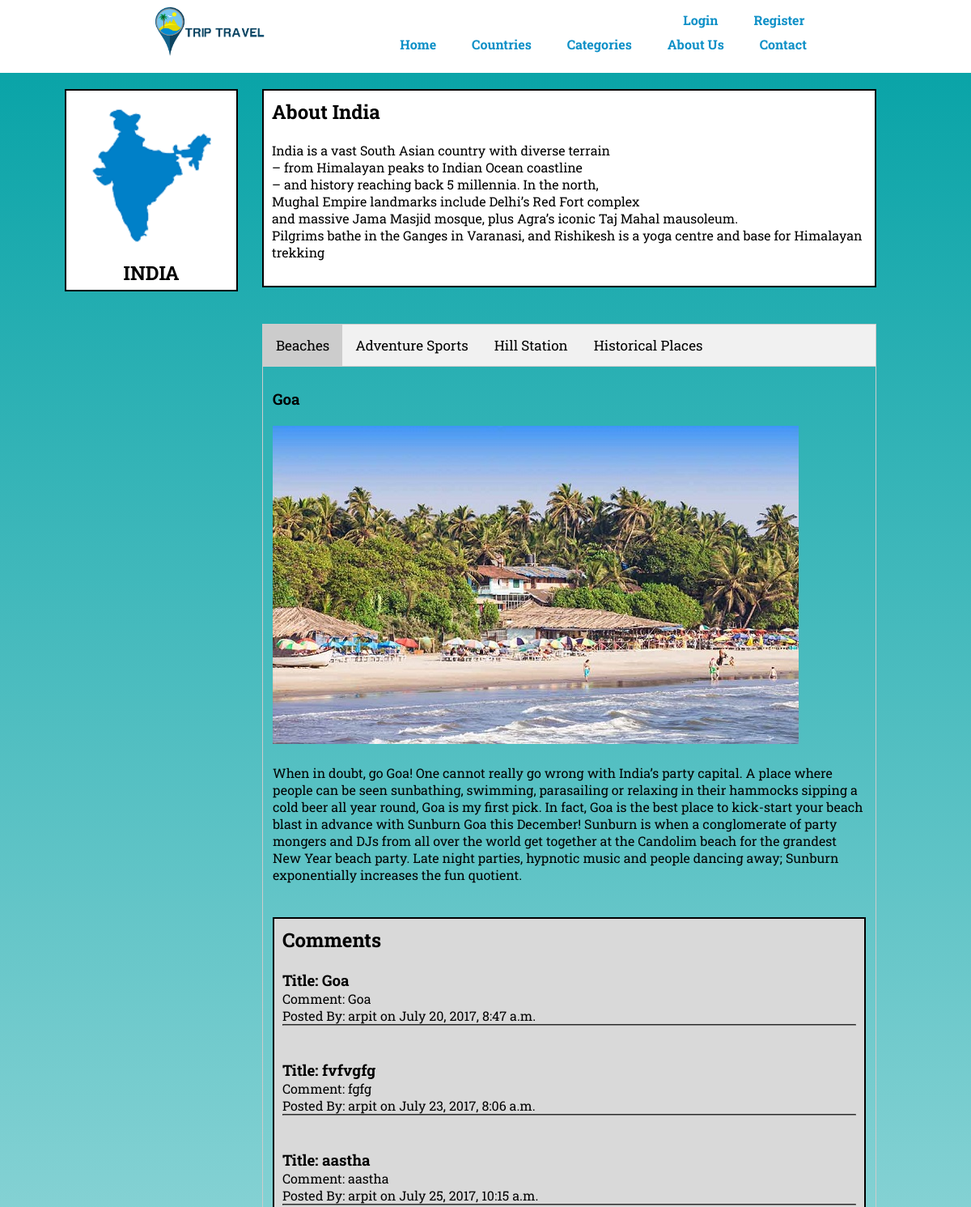
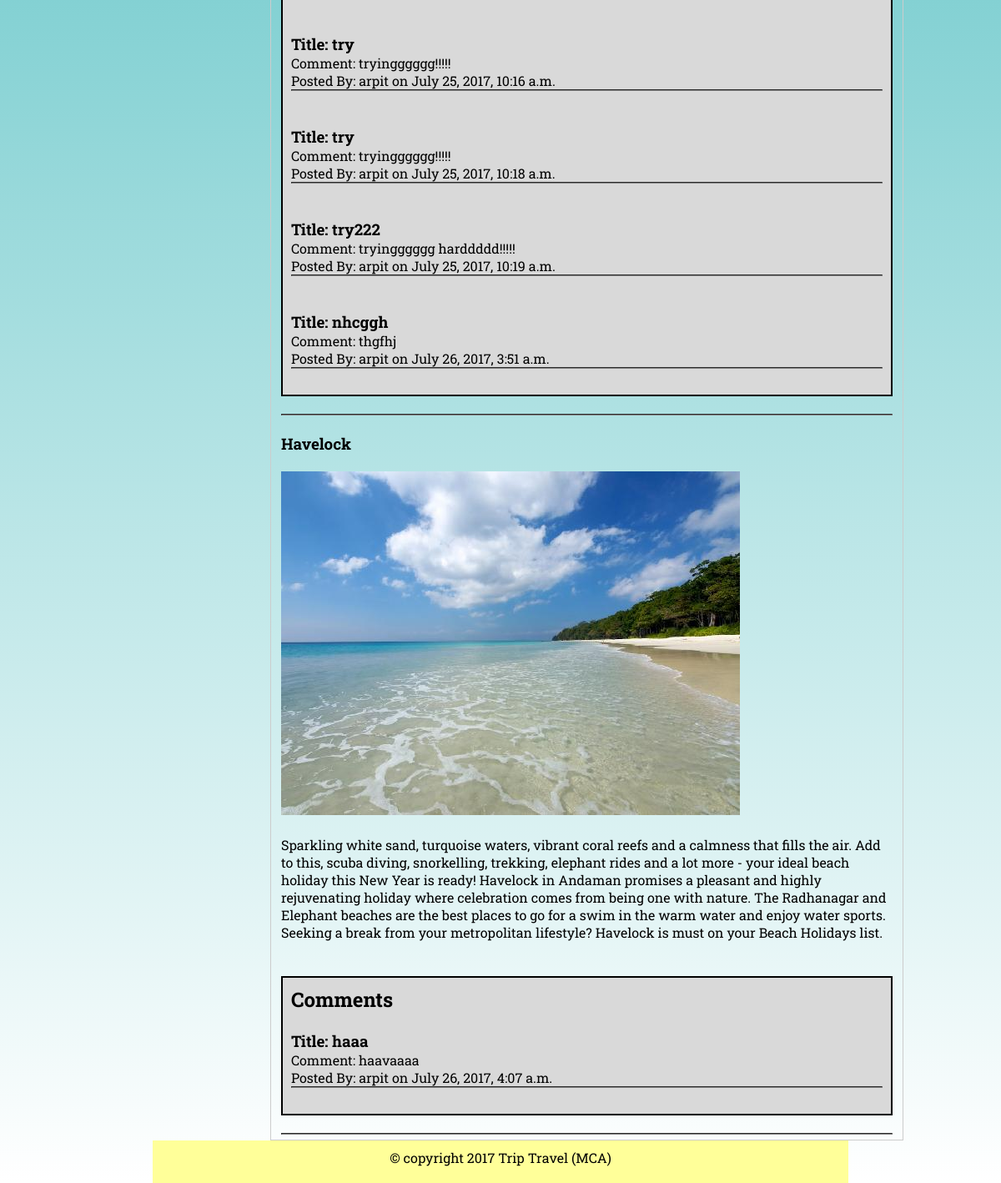
Screenshot of /home_page/india/ with the database file from the repository (2 pictures, top to bottom).
### home_page/models.py (models this page shows, shortened)
class Countries(models.Model):
    Id = models.CharField(primary_key=True,max_length=10)
    Name = models.CharField(max_length=50)
    Location = models.CharField(max_length=50)
    About = models.TextField()
    Image = models.ImageField(upload_to="Countries",blank=True,null=True)

class Cities(models.Model):
    Id = models.ForeignKey(Countries, related_name='cities')
    C_Id = models.CharField(primary_key=True,max_length=10)
    Name = models.CharField(max_length=50)
    Type = models.CharField(max_length=30)
    Best_time_to_visit = models.CharField(max_length=20)
    About = models.TextField()
    Image = models.ImageField(upload_to="Images",blank=True,null=True)

### comment/models.py (models this page shows, shortened)
class comment(models.Model):
    user = models.ForeignKey(User,blank=True,null=True)
    title=models.CharField(max_length=30)
    comment_box=models.TextField()
    city=models.ForeignKey(Cities,blank=True,null=True)
    date_created = models.DateTimeField(auto_now=True,blank=True,null=True)

### home_page/views.py (the view)
def india(request):
    h=Countries.objects.get(Id='C1')
    Bdata = Cities.objects.filter(Id='C1',Type="Beaches")
    Adata = Cities.objects.filter(Id='C1',Type="Adventure")
    Mdata = Cities.objects.filter(Id='C1',Type="Mountains")
    Hdata = Cities.objects.filter(Id='C1',Type="Historical")
    form=commentform()
    return render(request,"india.html",{'form':form,'Bdata':Bdata,'Adata':Adata,'Mdata':Mdata,'Hdata':Hdata, 'data':h})

### templates/india.html (shortened to what this page needs)
<!DOCTYPE html>
{% load staticfiles %}
<html>
<head>
	<link rel="stylesheet" type="text/css" href="{% static 'css/style.css' %}">
</head>
<body>
	<header class="hed">
		<div class="hed-div">
		<a href="index.html"><img src="{% static 'Images/travel.jpg' %}" alt="Logo" width="150px" class="hed-div-img"><a>
		<nav class="hed-nav">
			<div class="log-reg">
				<ul>
				{% if request.user.is_authenticated %}
				<li><a href="{% url 'logout' %}">Logout</a></li>
				{% else %}
				<li> <a href="{% url 'user_login' %}">Login</a> </li>
				{% endif %}
				<li> <a href="{% url 'register' %}">Register</a> </li>
			</ul>
			</div>
			<ul>
				<li><a href="{% url 'index' %}">Home</a></li>
				<li><a href="{% url 'home_page:countries' %}">Countries</a></li>
				<li><a>Categories</a>
				</li>
				<li><a href="{% url 'home_page:aboutus' %}">About Us</a></li>
				<li><a>Contact</a>
				</li>
			</ul>
		</nav>
	</div>
	</header>
	<div class="main-div">
		{% with j=data %}
		<aside class=side>
			<img src="{{ j.Image.url }}" alt="India">
			<br>
			<h1> {{ j.Name|upper }} <h1>
		</aside>
		<section class="india-sec">
			<div class="para">
				<p>
				<h1>About {{ j.Name }}</h1>
				<br>
				{{ j.About|linebreaks }}
				<br>
				</p>
				{% endwith %}
			</div>
	<div class="tab">
		<button class="tablinks active" onclick="openCity(event, 'Beaches')" >Beaches</button>
    <button class="tablinks" onclick="openCity(event, 'Adventure')">Adventure Sports</button>
    <button class="tablinks" onclick="openCity(event, 'Mountains')">Hill Station</button>
    <button class="tablinks" onclick="openCity(event, 'Historical')">Historical Places</button>
  </div>
  <div id="Beaches" class="tabcontent" style="display:block">
    {% for i in Bdata %}
		<br>
    <h3>{{ i.Name }}</h3>
		<br>
    <img src="{{ i.Image.url }}" alt="Not Found">
		<br><br>
    <p>{{ i.About }}</p>
		<br>
		<br>
		<div class="comment">
		<h2>Comments</h2>
				{% for k in i.comment_set.all %}
				<br>
				<h3>Title: {{ k.title }}</h3>
				Comment: {{ k.comment_box }}
				<br>
				Posted By: {{ k.user.username }} on {{ k.date_created }}
				<hr>
				<br>
				{% endfor %}
				</div>
				<hr>
				{% endfor %}
  </div>
			</section>
</div>
	<footer class="foot">
			&copy; copyright 2017 Trip Travel (MCA)
	</footer>
</body>
</html>

### static/css/style.css (style rules this page uses)
* { margin: 0px; padding: 0px; font-family: 'Roboto Slab', serif; }
body { background: linear-gradient(to bottom,#02a1a5,#fff); background-size: cover; }
hr { border-color: #808080; }
div.tab { overflow: hidden; border: 1px solid #ccc; background-color: #f1f1f1; }
.tablinks { background-color: inherit; float: left; outline: none; cursor: pointer; padding: 14px 16px; font-size: 17px; border: none; }
div.tab button.active { background-color: #ccc; }
.tabcontent { display: none; padding: 6px 12px; border: 1px solid #ccc; border-top: none; }
.hed { background: #fff; height: 90px; max-height: 90px; }
.hed::after { content:" "; clear: both; display: block; }
.hed-div { max-width: 1000px; margin: 0px 183px; }
.log-reg { margin-left: 310px; display:block; text-decoration: none; }
.hed-div-img { float: left; }
.hed-nav { float: right; }
.hed-nav ul { max-height: 30px; }
.hed-nav ul li { display: inline-block; min-height: 20px; position: relative; }
.hed-nav ul li a { text-decoration: none; padding: 10px 20px; color: #0E90C7; font-weight: bolder; line-height: 50px; }
.foot { max-width: 1000px; margin-left: 183px; margin-right: 183px; text-align: center; padding-bottom: 20px; padding-top: 10px; background: #ffff99; }
.main-div { max-width: 1200px; margin: 0px 80px; padding-top: 20px; }
.main-div::after { content:" "; clear: both; display: block; }
.side { float: left; border: 2px solid #000000; padding: 5px; text-align: center; max-width: 25%; background:#fff; margin-right: 20px; }
.side::after { content:" "; clear: both; display: block; }
.side img { width: 200px; max-width: 200px; }
.para { padding:10px; margin-bottom: 45px; border:2px solid #000000; background:#fff; }
.para::after { content:" "; clear: both; display:block; }
.india-sec { float: left; max-width: 73%; margin-left: 10px; }
.india-sec::after { content:" "; clear: both; display: block; }
.comment { background: #d9d9d9; border: 2px solid #000000; padding: 10px; }

### rows the page displays
Countries: Image (picture), Name "INDIA", Name "India", About "India is a vast South Asian country with diverse terrain – from Himalayan peaks to Indian Ocean coastline – and history reaching back 5 millennia. In the north, Mughal Empire landmarks include Delhi’s Red Fort complex and massive Jama Masjid mosque, plus Agra’s iconic Taj Mahal mausoleum. Pilgrims bathe in the Ganges in Varanasi, and Rishikesh is a yoga centre and base for Himalayan trekking"
Cities: Name "Goa", Image (picture), About "When in doubt, go Goa! One cannot really go wrong with India’s party capital. A place where people can be seen sunbathing, swimming, parasailing or relaxing in their hammocks sipping a cold beer all year round, Goa is my first pick. In fact, Goa is the best place to kick-start your beach blast in advance with Sunburn Goa this December! Sunburn is when a conglomerate of party mongers and DJs from all over the world get together at the Candolim beach for the grandest New Year beach party. Late night parties, hypnotic music and people dancing away; Sunburn exponentially increases the fun quotient."
comment: title "Goa", comment_box "Goa", user.username "arpit", date_created "July 20, 2017, 8:47 a.m."
comment: title "fvfvgfg", comment_box "fgfg", user.username "arpit", date_created "July 23, 2017, 8:06 a.m."
comment: title "aastha", comment_box "aastha", user.username "arpit", date_created "July 25, 2017, 10:15 a.m."
comment: title "try", comment_box "tryingggggg!!!!!", user.username "arpit", date_created "July 25, 2017, 10:16 a.m."
comment: title "try", comment_box "tryingggggg!!!!!", user.username "arpit", date_created "July 25, 2017, 10:18 a.m."
comment: title "try222", comment_box "tryingggggg harddddd!!!!!", user.username "arpit", date_created "July 25, 2017, 10:19 a.m."
comment: title "nhcggh", comment_box "thgfhj", user.username "arpit", date_created "July 26, 2017, 3:51 a.m."
Cities: Name "Havelock", Image (picture), About "Sparkling white sand, turquoise waters, vibrant coral reefs and a calmness that fills the air. Add to this, scuba diving, snorkelling, trekking, elephant rides and a lot more - your ideal beach holiday this New Year is ready! Havelock in Andaman promises a pleasant and highly rejuvenating holiday where celebration comes from being one with nature. The Radhanagar and Elephant beaches are the best places to go for a swim in the warm water and enjoy water sports. Seeking a break from your metropolitan lifestyle? Havelock is must on your Beach Holidays list."
comment: title "haaa", comment_box "haavaaaa", user.username "arpit", date_created "July 26, 2017, 4:07 a.m."
